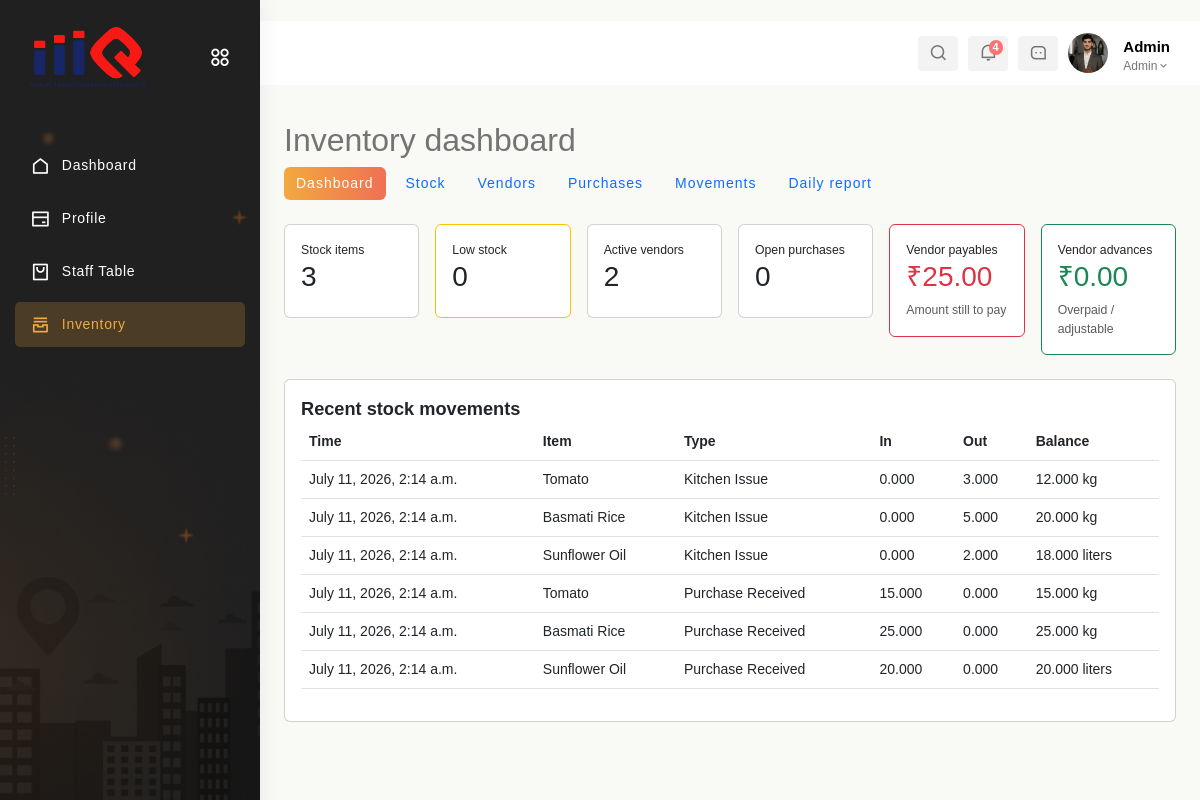
Screenshot of /inventory/ (signed in) with the database file from the repository.
### app1/models.py (models this page shows, shortened)
class Admin(models.Model):
    username = models.CharField(max_length=100)
    password = models.CharField(max_length=100)
    phone_number = models.BigIntegerField()
    email = models.EmailField()
    is_active = models.BooleanField(default=True)

### app2/models.py (models this page shows, shortened)
class StockMovement(models.Model):
    PURCHASE_RECEIVED = 'purchase_received'
    KITCHEN_ISSUE = 'kitchen_issue'
    WASTAGE = 'wastage'
    RETURN_VENDOR = 'return_vendor'
    ADJUSTMENT = 'adjustment'
    OPENING_STOCK = 'opening_stock'
    MOVEMENT_CHOICES = [
        (PURCHASE_RECEIVED, 'Purchase Received'), (KITCHEN_ISSUE, 'Kitchen Issue'),
        (WASTAGE, 'Wastage'), (RETURN_VENDOR, 'Return to Vendor'),
        (ADJUSTMENT, 'Stock Adjustment'), (OPENING_STOCK, 'Opening Stock'),
    ]
    inventory_item = models.ForeignKey(Inventory, on_delete=models.PROTECT, related_name='movements')
    vendor = models.ForeignKey(Vendor, on_delete=models.PROTECT, related_name='stock_returns', null=True, blank=True)
    purchase_order = models.ForeignKey(PurchaseOrder, on_delete=models.PROTECT, related_name='vendor_returns', null=True, blank=True)
    movement_at = models.DateTimeField(default=timezone.now, db_index=True)
    movement_type = models.CharField(max_length=30, choices=MOVEMENT_CHOICES)
    quantity_in = models.DecimalField(max_digits=12, decimal_places=3, default=0)
    quantity_out = models.DecimalField(max_digits=12, decimal_places=3, default=0)
    unit = models.CharField(max_length=50)
    reference_type = models.CharField(max_length=50, blank=True)
    reference_number = models.CharField(max_length=100, blank=True)
    purchase_cost_amount = models.DecimalField(max_digits=12, decimal_places=2, default=0)
    sale_value = models.DecimalField(max_digits=12, decimal_places=2, default=0)
    created_by = models.CharField(max_length=100, blank=True)
    notes = models.TextField(blank=True)
    balance_after = models.DecimalField(max_digits=12, decimal_places=3)
    class Meta:
        ordering = ['-movement_at', '-id']

class Inventory(models.Model):
    item_name = models.CharField(max_length=255, unique=True)
    quantity = models.DecimalField(max_digits=12, decimal_places=3, default=0, validators=[MinValueValidator(Decimal('0'))])
    min_quantity = models.DecimalField(max_digits=12, decimal_places=3, default=0, validators=[MinValueValidator(Decimal('0'))])
    unit = models.CharField(max_length=50, choices=INVENTORY_UNIT_CHOICES)
    last_updated = models.DateTimeField(auto_now=True)
    class Meta:
        ordering = ['item_name']

### app1/inventory_views.py (the view)
# urls.py: path('inventory/', inventory_views.inventory_dashboard, name='inventory_dashboard'),
def inventory_dashboard(request):
    auth, response = _guard(request, read_only=True)
    if response: return response
    user, kind = auth
    stock = Inventory.objects.all()
    vendors_for_accounts = Vendor.objects.prefetch_related('purchase_orders__items', 'purchase_orders__payments', 'stock_returns')
    vendor_positions = []
    for account_vendor in vendors_for_accounts:
        account_orders = [po for po in account_vendor.purchase_orders.all() if po.status != 'cancelled']
        gross = sum((po.total_amount for po in account_orders), Decimal('0'))
        returns = sum((movement.purchase_cost_amount for movement in account_vendor.stock_returns.all()), Decimal('0'))
        paid = sum((po.total_paid for po in account_orders), Decimal('0'))
        vendor_positions.append(gross - returns - paid)
    payables = sum((max(position, Decimal('0')) for position in vendor_positions), Decimal('0'))
    advances = sum((max(-position, Decimal('0')) for position in vendor_positions), Decimal('0'))
    return render(request, 'Inventory/dashboard.html', _context(user, kind,
        item_count=stock.count(), low_stock_count=stock.filter(quantity__lte=F('min_quantity')).count(),
        active_vendor_count=Vendor.objects.filter(is_active=True).count(), open_po_count=PurchaseOrder.objects.exclude(status__in=['received', 'cancelled']).count(),
        payables=payables, advances=advances,
        recent_movements=StockMovement.objects.select_related('inventory_item')[:8]))

### app1/inventory_views.py (called while the page is built)
def _access(request, read_only=False):
    user, user_type = get_logged_in_user(request)
    if not user:
        return None, None
    allowed = user_type == 'admin' or (user_type == 'staff' and user.role.lower() == 'inventory')
    if read_only and user_type == 'staff' and user.role.lower() == 'receptionist':
        allowed = True
    return (user, user_type) if allowed else (None, 'forbidden')

def _guard(request, read_only=False):
    user, kind = _access(request, read_only)
    if not user:
        messages.error(request, 'You do not have permission to access inventory.')
        return None, redirect('signin' if kind is None else 'staff_dashboard')
    return (user, kind), None

def _context(user, kind, **kwargs):
    return {'data': user, 'user_type': kind, 'base_template': 'Rest-Admin/base.html' if kind == 'admin' else 'Staff/base.html', **kwargs}

### app1/views.py (called while the page is built)
def get_logged_in_user(request):
    user_id = request.session.get('user_id')
    user_type = request.session.get('user_type')
    if not user_id or not user_type:
        return None, None
    try:
        if user_type == 'admin':
            return Admin.objects.get(id=user_id), 'admin'
        if user_type == 'staff':
            return Staff.objects.get(id=user_id), 'staff'
    except (Admin.DoesNotExist, Staff.DoesNotExist):
        return None, None
    return None, None

### app2/models.py (called while the page is built)
    @property
    def total_amount(self):
        return sum((item.line_total for item in self.items.all()), Decimal('0'))

    @property
    def total_paid(self):
        if not self.pk:
            return Decimal('0')
        return self.payments.aggregate(total=models.Sum('amount'))['total'] or Decimal('0')

    @property
    def line_total(self):
        return self.quantity_ordered * self.unit_cost

### templates/Inventory/dashboard.html
{% extends base_template %}{% block title %}Inventory Dashboard{% endblock %}
{% block content %}<div class="container-fluid py-4"><h2>Inventory dashboard</h2>{% include 'Inventory/_nav.html' %}
<div class="row g-3 mb-4">
<div class="col-md-4 col-xl-2"><div class="card p-3"><small>Stock items</small><h3>{{ item_count }}</h3></div></div>
<div class="col-md-4 col-xl-2"><div class="card p-3 border-warning"><small>Low stock</small><h3>{{ low_stock_count }}</h3></div></div>
<div class="col-md-4 col-xl-2"><div class="card p-3"><small>Active vendors</small><h3>{{ active_vendor_count }}</h3></div></div>
<div class="col-md-4 col-xl-2"><div class="card p-3"><small>Open purchases</small><h3>{{ open_po_count }}</h3></div></div>
<div class="col-md-4 col-xl-2"><div class="card p-3 border-danger"><small>Vendor payables</small><h3 class="text-danger">₹{{ payables|floatformat:2 }}</h3><span class="small text-muted">Amount still to pay</span></div></div>
<div class="col-md-4 col-xl-2"><div class="card p-3 border-success"><small>Vendor advances</small><h3 class="text-success">₹{{ advances|floatformat:2 }}</h3><span class="small text-muted">Overpaid / adjustable</span></div></div></div>
<div class="card p-3"><h5>Recent stock movements</h5><div class="table-responsive"><table class="table"><thead><tr><th>Time</th><th>Item</th><th>Type</th><th>In</th><th>Out</th><th>Balance</th></tr></thead><tbody>
{% for m in recent_movements %}<tr><td>{{ m.movement_at }}</td><td>{{ m.inventory_item.item_name }}</td><td>{{ m.get_movement_type_display }}</td><td>{{ m.quantity_in }}</td><td>{{ m.quantity_out }}</td><td>{{ m.balance_after }} {{ m.unit }}</td></tr>{% empty %}<tr><td colspan="6">No movements yet.</td></tr>{% endfor %}
</tbody></table></div></div></div>{% endblock %}

### templates/Rest-Admin/base.html (shortened to what this page needs)
{% load static %}
<!DOCTYPE html>
<html lang="en">
<head>
    <link href='https://unpkg.com/boxicons@2.1.4/css/boxicons.min.css' rel='stylesheet'>
    <link rel="stylesheet" href="https://cdnjs.cloudflare.com/ajax/libs/font-awesome/6.0.0/css/all.min.css">
    <link href="https://cdn.jsdelivr.net/npm/bootstrap@5.3.0/dist/css/bootstrap.min.css" rel="stylesheet">
    <link rel="stylesheet" type="text/css" href="https://cdn.datatables.net/1.11.5/css/jquery.dataTables.min.css">
    <link href="https://cdn.jsdelivr.net/npm/remixicon/fonts/remixicon.css" rel="stylesheet">
    <link rel="stylesheet" href="https://unpkg.com/swiper/swiper-bundle.min.css">
    <link rel="stylesheet" href="https://cdn.jsdelivr.net/npm/bootstrap@5.3.0-alpha3/dist/css/bootstrap.min.css">
    <link rel="stylesheet" href="https://cdnjs.cloudflare.com/ajax/libs/font-awesome/6.0.0-beta3/css/all.min.css">
    <link href="https://cdn.jsdelivr.net/npm/remixicon/fonts/remixicon.css" rel="stylesheet">
    <link href="https://cdn.jsdelivr.net/npm/bootstrap@5.3.0/dist/css/bootstrap.min.css" rel="stylesheet">
    <link rel="stylesheet" href="{% static 'app1/css/homepage3.css' %}">
</head>
<body>
    <section id="sidebar" class="toggle_hide">
        <div class="logo-wrapper logo-wrapper-center">
            <a href="#" data-bs-original-title="" title="">
                <img class="img-fluid for-white" src="{% static 'images/c-logo.png' %}" alt="logo">
            </a>
            <div class="toggle-sidebar">
                <i class="ri-apps-2-line status_toggle middle sidebar-toggle"></i>
            </div>
        </div>
        <div class="sidebar-main">
            <div id="sidebar-menu">
                <ul class="sidebar-links" id="simple-bar">
                    <li class="sidebar-list">
                        <a class="sidebar-link sidebar-title link-nav" href="{% url 'Admin_Dashboard' %}">
                            <i class="ri-home-line"></i>
                            <span>Dashboard</span>
                        </a>
                    </li>
                    <li class="sidebar-list">
                        <a class="sidebar-link sidebar-title link-nav" href="{% url 'update_restaurant' %}">
                            <i class="ri-bank-card-line"></i>
                            <span>Profile</span>
                        </a>
                    </li>
                    <li class="sidebar-list">
                        <a class="sidebar-link sidebar-title link-nav" href="{% url 'add_staff' %}">
                            <i class="ri-shopping-bag-2-line"></i>
                            <span>Staff Table</span>
                        </a>
                    </li>
                    <li class="sidebar-list">
                        <a class="sidebar-link sidebar-title link-nav" href="{% url 'inventory_dashboard' %}">
                            <i class="ri-archive-stack-line"></i><span>Inventory</span>
                        </a>
                    </li>
                </ul>
            </div>
        </div>
    </section>
    <section id="content">
        <nav>
            <div class="nav-right col-xl-6 col-5 pull-right right-header p-0">
                <ul class="nav-menus">
                    <li class="search-icon">
                        <span class="header-search">
                            <i class="ri-search-line"></i>
                        </span>
                    </li>
                    <li class="onhover-dropdown">
                        <div class="notification-box">
                            <i class="ri-notification-line"></i>
                            <span class="badge rounded-pill badge-theme">4</span>
                        </div>
                    </li>
                    <li class="onhover-dropdown">
                        <div class="messages-box">
                            <i class="ri-message-3-line"></i>
                        </div>
                    </li>
                    <li class="profile-nav onhover-dropdown pe-0 me-0">
                        <div class="media profile-media">
                            <img class="user-profile rounded-circle" src="{% static 'images/1.jpg' %}" alt="">
                            <div class="media-body">
                                <span>{{data.username}}</span>
                                <p class="mb-0 font-roboto">Admin<i class="middle ri-arrow-down-s-line"></i></p>
                            </div>
                        </div>
                    </li>
                </ul>
            </div>
        </nav>
        <main>
            {% block content %}
            {% endblock %}
        </main>
    </section>
</body>
</html>

### templates/Rest-Admin/base.html (style rules this page uses)
.media-body span { font-weight: 600; font-size: 15px; color: black; }
.sidebar-link.active { background-color: #ff5e00; color: white !important; border-radius: 8px; }
.sidebar-list.active-parent .sidebar-link { font-weight: bold; }

### rows the page displays
Admin: username "Admin"
StockMovement: movement_at "July 11, 2026, 2:14 a.m.", inventory_item.item_name "Tomato", movement_type "Kitchen Issue", quantity_in "0.000", quantity_out "3.000", balance_after "12.000", unit "kg"
StockMovement: movement_at "July 11, 2026, 2:14 a.m.", inventory_item.item_name "Basmati Rice", movement_type "Kitchen Issue", quantity_in "0.000", quantity_out "5.000", balance_after "20.000", unit "kg"
StockMovement: movement_at "July 11, 2026, 2:14 a.m.", inventory_item.item_name "Sunflower Oil", movement_type "Kitchen Issue", quantity_in "0.000", quantity_out "2.000", balance_after "18.000", unit "liters"
StockMovement: movement_at "July 11, 2026, 2:14 a.m.", inventory_item.item_name "Tomato", movement_type "Purchase Received", quantity_in "15.000", quantity_out "0.000", balance_after "15.000", unit "kg"
StockMovement: movement_at "July 11, 2026, 2:14 a.m.", inventory_item.item_name "Basmati Rice", movement_type "Purchase Received", quantity_in "25.000", quantity_out "0.000", balance_after "25.000", unit "kg"
StockMovement: movement_at "July 11, 2026, 2:14 a.m.", inventory_item.item_name "Sunflower Oil", movement_type "Purchase Received", quantity_in "20.000", quantity_out "0.000", balance_after "20.000", unit "liters"

### other values shown
{{ item_count }} "3"
{{ low_stock_count }} "0"
{{ active_vendor_count }} "2"
{{ open_po_count }} "0"
{{ payables|floatformat:2 }} "25.00"
{{ advances|floatformat:2 }} "0.00"
